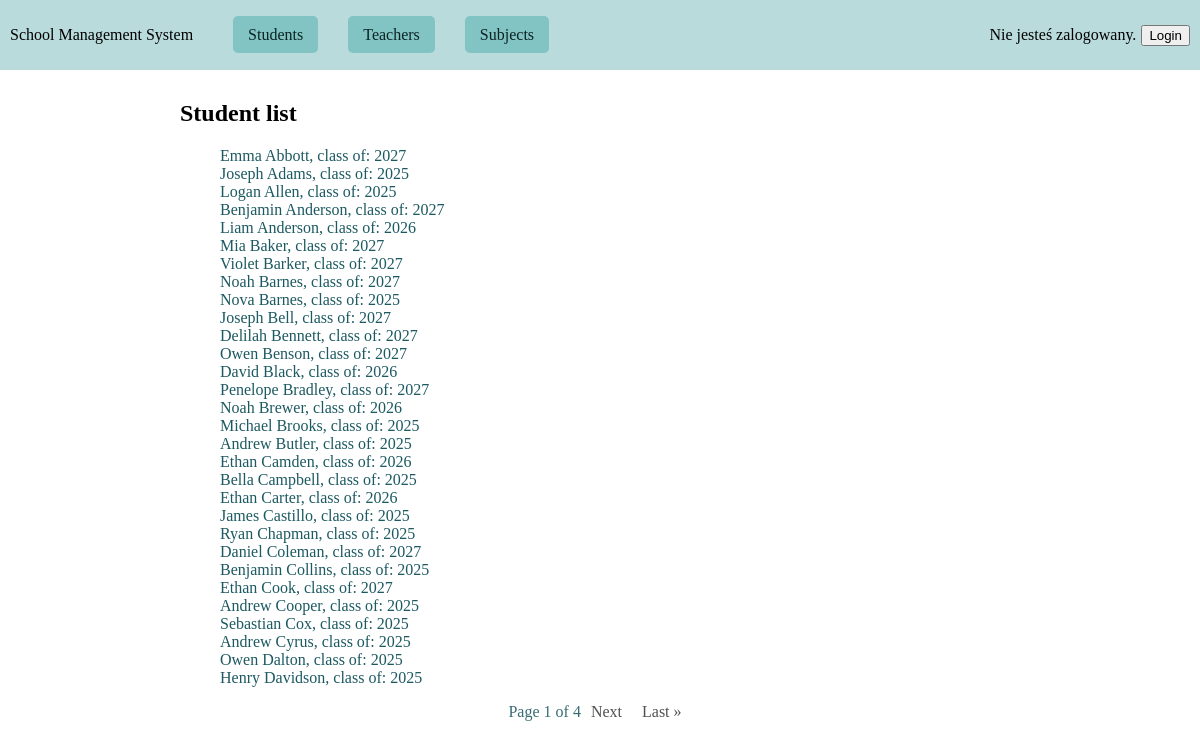
The page /student/ on the database its author committed.
### schooldata/models.py (models this page shows, shortened)
class Student(models.Model):
    user = models.OneToOneField(User, on_delete=models.CASCADE, null=True, blank=True)
    first_name = models.CharField(max_length=32)
    last_name = models.CharField(max_length=32)
    date_of_birth = models.DateField()
    gpa = models.DecimalField(max_digits=3, decimal_places=2)
    expected_graduation = models.IntegerField()
    class Meta:
        ordering = ['last_name', 'first_name']
        indexes = [
            Index(fields=['id','last_name']),
        ]
    def __str__(self):
        return f"{self.first_name} {self.last_name}, class of: {self.expected_graduation}"

### student/views.py (the view)
# urls.py: path("", StudentListView.as_view(), name="students"),
class StudentListView(ListView):
    model = Student
    template_name = "student/student_list.html"
    context_object_name = "students"
    paginate_by = 30
    for student in Student.objects.all():
        student.update_gpa()

### student/templates/student/student_list.html (shortened to what this page needs)
{% extends 'schooldata/base.html' %}
{% block content %}
    <div class="content">
        <h2>Student list</h2>
        <ul class="detail-list">
          {% for student in students %}
              <li><a href="{% url 'student-details' student.id %}" >{{student}}</a></li>
          {% endfor %}
        </ul>
        {% if is_paginated %}
            <div class="pagination">
                <span>Page {{ page_obj.number }} of {{ page_obj.paginator.num_pages }}</span>
                {% if page_obj.has_next %}
                    <a href="?page={{ page_obj.next_page_number }}">Next</a>
                    <a href="?page={{ page_obj.paginator.num_pages }}">Last &raquo;</a>
                {% endif %}
            </div>
        {% endif %}
    </div>
{% endblock %}

### schooldata/static/styles.css (style rules this page uses)
body { margin: 0; }
.content { width: 70%; margin: auto; margin-bottom: 100px; }
.detail-list li { list-style: none; }
.detail-list li a { text-decoration: none; text-effect: none; color: #1c5961; }
.pagination { margin: auto; display: flex; flex-direction: row; justify-content: center; }
.pagination a { text-decoration: none; margin: 0 10px; color: #515151; }
.pagination span { color: #376c73; }

### rows shown on the page
Student: first_name+last_name+expected_graduation "Emma Abbott, class of: 2027"
Student: first_name+last_name+expected_graduation "Joseph Adams, class of: 2025"
Student: first_name+last_name+expected_graduation "Logan Allen, class of: 2025"
Student: first_name+last_name+expected_graduation "Benjamin Anderson, class of: 2027"
Student: first_name+last_name+expected_graduation "Liam Anderson, class of: 2026"
Student: first_name+last_name+expected_graduation "Mia Baker, class of: 2027"
Student: first_name+last_name+expected_graduation "Violet Barker, class of: 2027"
Student: first_name+last_name+expected_graduation "Noah Barnes, class of: 2027"
Student: first_name+last_name+expected_graduation "Nova Barnes, class of: 2025"
Student: first_name+last_name+expected_graduation "Joseph Bell, class of: 2027"
Student: first_name+last_name+expected_graduation "Delilah Bennett, class of: 2027"
Student: first_name+last_name+expected_graduation "Owen Benson, class of: 2027"
Student: first_name+last_name+expected_graduation "David Black, class of: 2026"
Student: first_name+last_name+expected_graduation "Penelope Bradley, class of: 2027"
Student: first_name+last_name+expected_graduation "Noah Brewer, class of: 2026"
Student: first_name+last_name+expected_graduation "Michael Brooks, class of: 2025"
Student: first_name+last_name+expected_graduation "Andrew Butler, class of: 2025"
Student: first_name+last_name+expected_graduation "Ethan Camden, class of: 2026"
Student: first_name+last_name+expected_graduation "Bella Campbell, class of: 2025"
Student: first_name+last_name+expected_graduation "Ethan Carter, class of: 2026"
Student: first_name+last_name+expected_graduation "James Castillo, class of: 2025"
Student: first_name+last_name+expected_graduation "Ryan Chapman, class of: 2025"
Student: first_name+last_name+expected_graduation "Daniel Coleman, class of: 2027"
Student: first_name+last_name+expected_graduation "Benjamin Collins, class of: 2025"
Student: first_name+last_name+expected_graduation "Ethan Cook, class of: 2027"
Student: first_name+last_name+expected_graduation "Andrew Cooper, class of: 2025"
Student: first_name+last_name+expected_graduation "Sebastian Cox, class of: 2025"
Student: first_name+last_name+expected_graduation "Andrew Cyrus, class of: 2025"
Student: first_name+last_name+expected_graduation "Owen Dalton, class of: 2025"
Student: first_name+last_name+expected_graduation "Henry Davidson, class of: 2025"

### other values the page prints
{{ page_obj.number }} "1"
{{ page_obj.paginator.num_pages }} "4"
